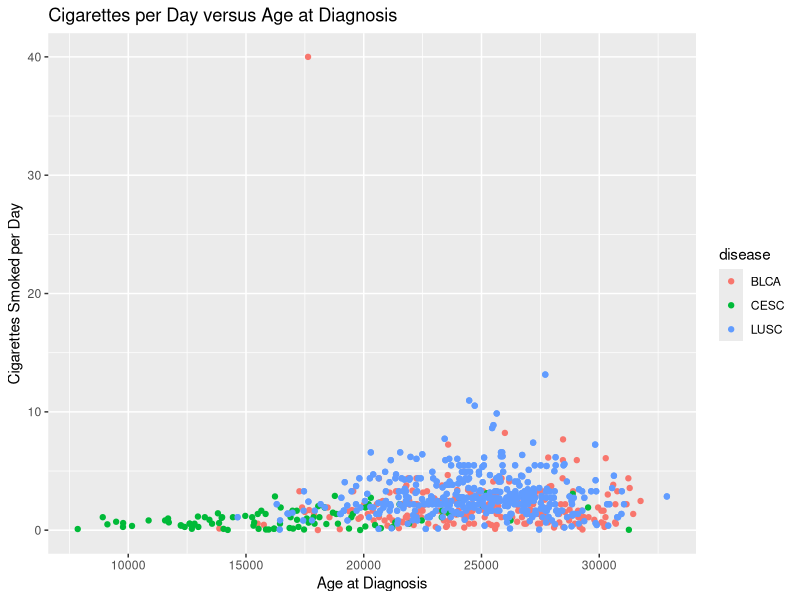
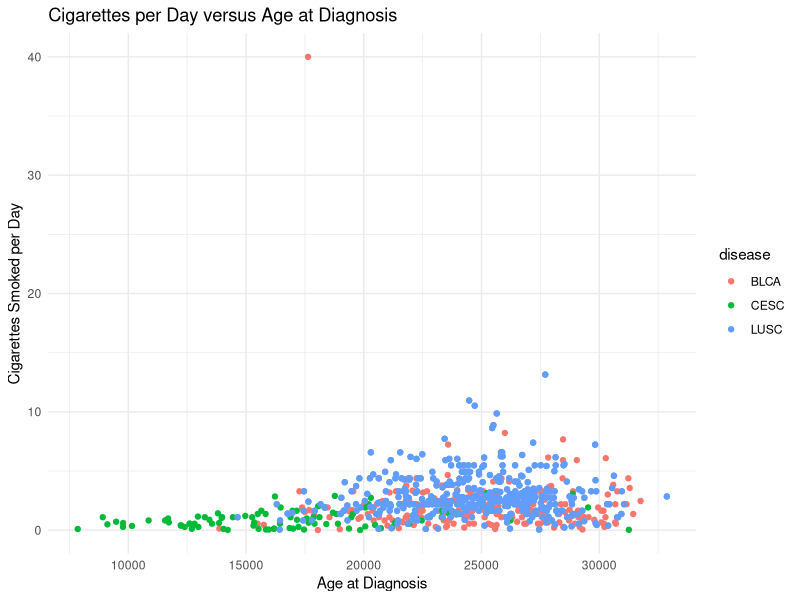
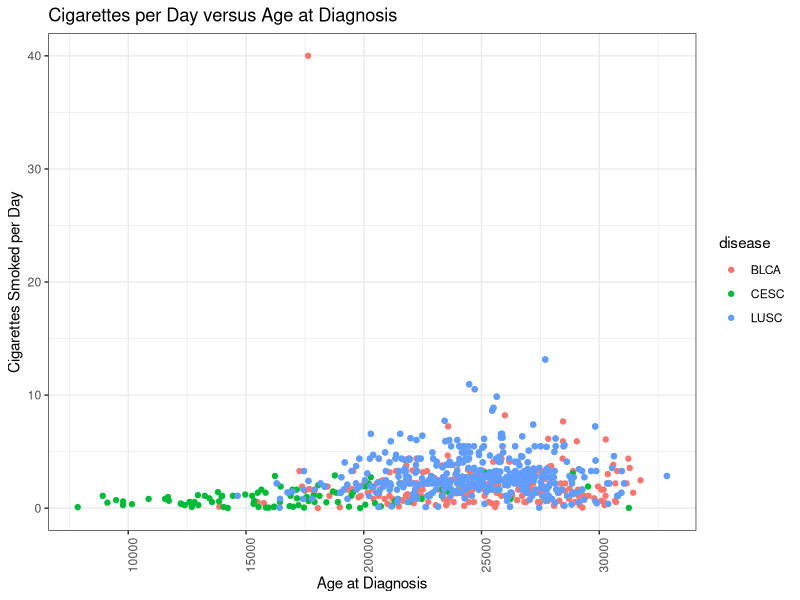
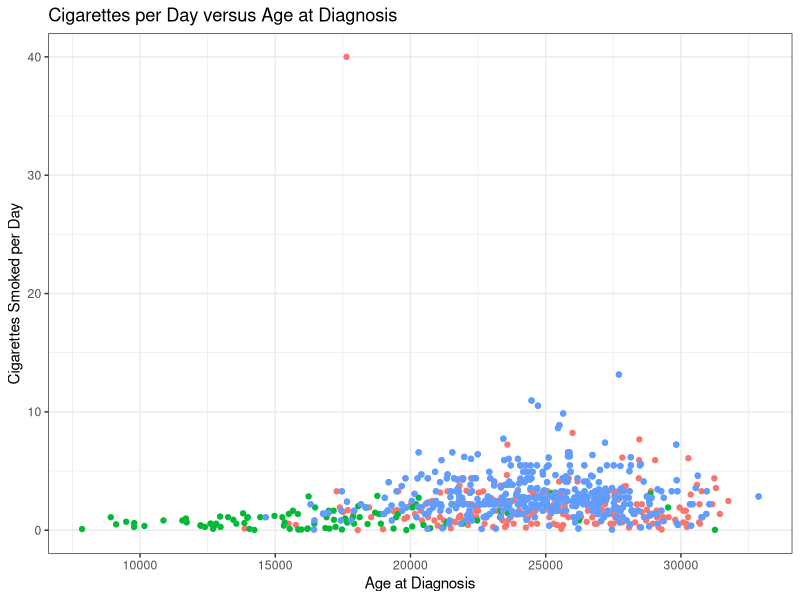
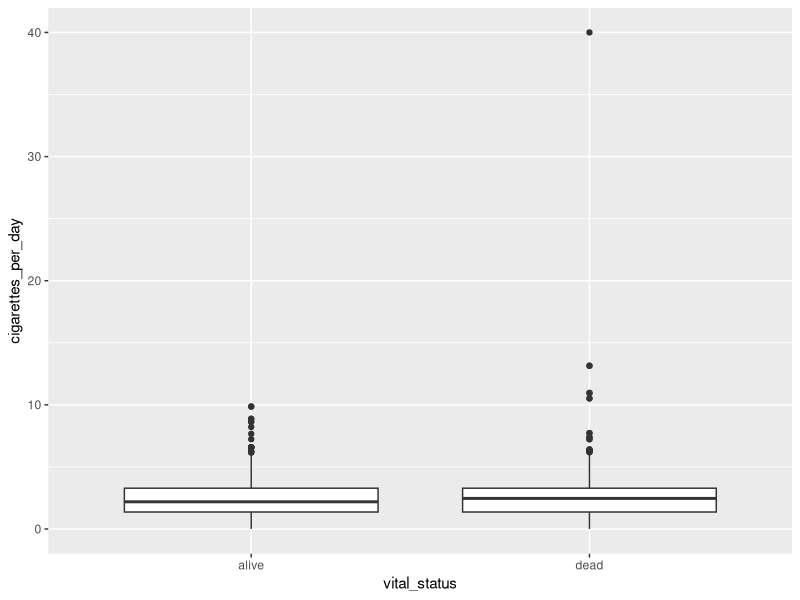
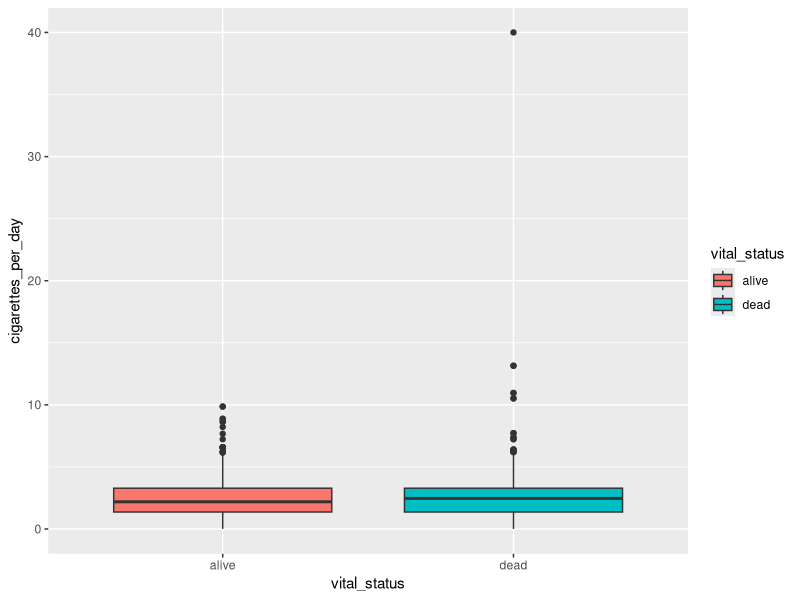
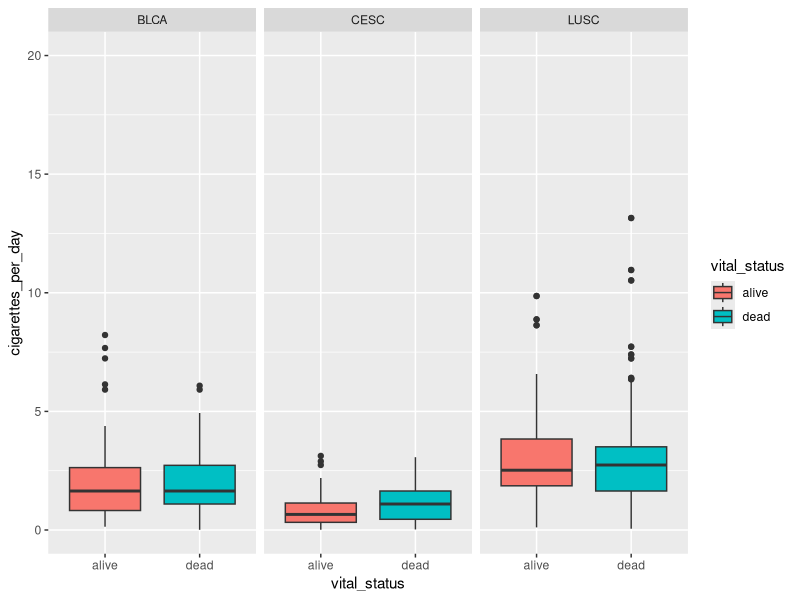
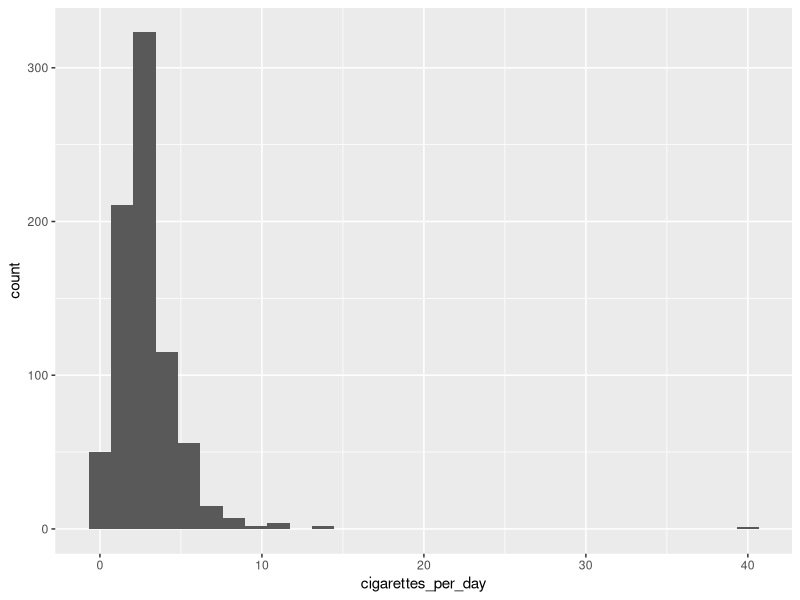

Write R code to recreate these figures, in order.
## ---- chunk 1
knitr::opts_chunk$set(echo = TRUE)
## ---- chunk 2
# load library
library(tidyverse)
library(readxl)


smoke_complete <- read_excel("data/smoke_complete.xlsx", 
                             sheet=1, 
                             na="NA")


#remove some columns - we'll talk about this later
smoke_complete <- smoke_complete %>% 
  select(age_at_diagnosis, tumor_stage,
         cigarettes_per_day, gender, 
         vital_status, disease)
## ---- chunk 3
our_plot <- ggplot(smoke_complete) +

  aes(x = age_at_diagnosis, 
      y = cigarettes_per_day, 
      color = disease) +
  
  geom_point() +
  
  labs(title = "Cigarettes per Day versus Age at Diagnosis",
       x = "Age at Diagnosis",
       y = "Cigarettes Smoked per Day")
  
our_plot
## ---- chunk 4
our_plot +
  theme_minimal()
## ---- chunk 5
our_plot + 
  theme_bw() +
  theme(axis.text.x = element_text(angle = 90))
## ---- chunk 6
our_plot + 
  theme_bw() +
  theme(legend.position = "none")
## ---- chunk 7
# save plot to file
ggsave("awesomePlot.jpg", width = 10, height = 10, dpi = 300)
## ---- chunk 8
character_vector <- c("Dog", "Dog", "Cat", "Mouse")
table(character_vector)
## ---- chunk 9
factor_vector <- factor(character_vector, 
                        levels = c("Dog", "Cat", "Mouse"))

table(factor_vector)
## ---- chunk 10
# creating a boxplot

ggplot(smoke_complete) +
  
  aes(x = vital_status, y = cigarettes_per_day) +
  
  geom_boxplot()
## ---- chunk 11
# adding color
ggplot(smoke_complete) +
  
  aes(x = vital_status, 
      y = cigarettes_per_day, 
      fill = vital_status) +
  
  geom_boxplot()
## ---- chunk 12
# adding color
ggplot(smoke_complete) +
  
  aes(x = vital_status, 
      y = cigarettes_per_day, 
      fill = vital_status) +
  
  geom_boxplot() +
  
  ylim(c(0,20)) +
  
  facet_wrap(vars(disease))
## ---- chunk 13
# Take my dataset smoke complete **and then**
smoke_complete %>%
  
#sort it by cigarettes_per day **and then**
  arrange(cigarettes_per_day) %>%

#filter it to only have males
  filter(gender == "male")

## ---- chunk 14
smoke_complete %>%
  arrange(cigarettes_per_day)
## ---- chunk 15
arrange(smoke_complete, cigarettes_per_day)
## ---- chunk 16
arranged_smokers <- smoke_complete %>%
  filter(gender == "male")

ggplot(data=arranged_smokers) +
  aes(x = cigarettes_per_day) +
  geom_histogram()
## ---- chunk 17
smoke_complete %>% 
  arrange(cigarettes_per_day)
## ---- chunk 18
smoke_complete %>%
  arrange(desc(cigarettes_per_day))
## ---- chunk 19
smoke_complete %>%
  arrange(desc(cigarettes_per_day),
          tumor_stage)
## ---- chunk 20
smoke_complete %>%
  arrange(
    tumor_stage,
    desc(cigarettes_per_day)
          )
## ---- chunk 21
smoke_complete %>%
  filter(cigarettes_per_day < 20)

## ---- chunk 22
smoke_complete %>%
  filter(tumor_stage == "stage iv")
## ---- chunk 23
smoke_complete %>%
  filter(gender == "male" & 
           tumor_stage == "stage iv")

## ---- chunk 24
smoke_complete %>%
  filter(gender == "male" |
           tumor_stage == "stage iv")
## ---- chunk 25
smoke_complete %>%
  select(gender, tumor_stage)

## ---- chunk 26
smoke_complete %>%
  select(-gender)

## ---- chunk 27
processed_data <- smoke_complete %>%
  select(-gender) %>%
  filter(cigarettes_per_day < 20)

write_excel_csv(x = processed_data,
                path = "data/processed_data.csv")
## ---- chunk 28
smoke_complete <- read_excel("data/smoke_complete.xlsx", sheet =1, na= "NA")


## ---- chunk 29


## ---- chunk 30


## ---- chunk 31


## ---- chunk 32




